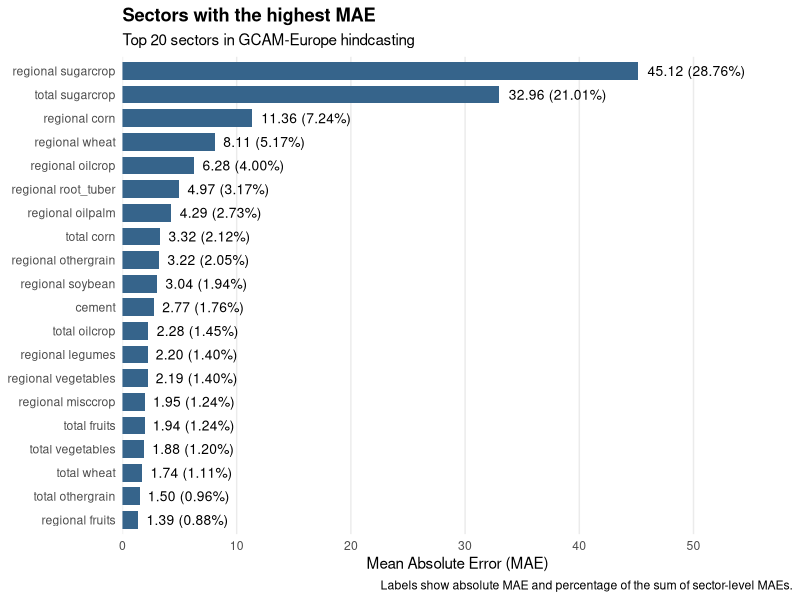
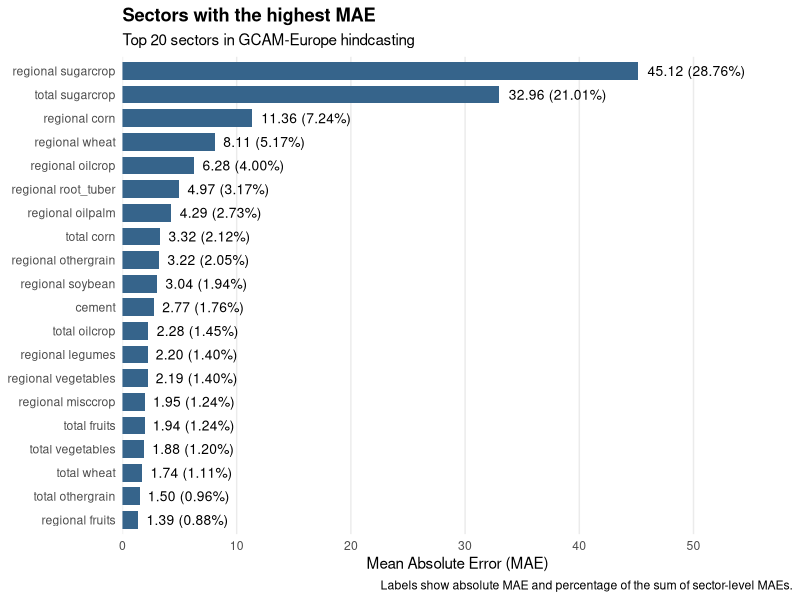

These figures' R source, in order:
library(dplyr)
library(ggplot2)

all_errors_by_sector <- read.csv("Data/errors_by_sector.csv")

#----- calcular porcentaje del MAE total -----

total_MAE_sectors <- sum(all_errors_by_sector$MAE, na.rm = TRUE)

#----- seleccionar los 20 sectores con mayor MAE -----

top_sector_MAE <- all_errors_by_sector %>%
  mutate(
    pct_MAE = MAE / total_MAE_sectors * 100
  ) %>%
  slice_max(order_by = MAE, n = 20, with_ties = FALSE) %>%
  mutate(
    sector = factor(
      sector,
      levels = sector[order(MAE)]
    ),
    label = sprintf("%.2f (%.2f%%)", MAE, pct_MAE)
  )

#----- representar MAE absoluto y porcentaje -----

plot_top_MAE <- ggplot(
  top_sector_MAE,
  aes(x = MAE, y = sector)
) +
  geom_col(fill = "steelblue4", width = 0.75) +
  geom_text(
    aes(label = label),
    hjust = -0.1,
    size = 3.5
  ) +
  labs(
    title = "Sectors with the highest MAE",
    subtitle = "Top 20 sectors in GCAM-Europe hindcasting",
    x = "Mean Absolute Error (MAE)",
    y = NULL,
    caption = paste(
      "Labels show absolute MAE and percentage of the sum",
      "of sector-level MAEs."
    )
  ) +
  scale_x_continuous(
    expand = expansion(mult = c(0, 0.30))
  ) +
  theme_minimal() +
  theme(
    panel.grid.major.y = element_blank(),
    panel.grid.minor = element_blank(),
    plot.title = element_text(face = "bold")
  )

#----- mostrar y guardar -----

print(plot_top_MAE)

ggsave(
  "top_sectors_MAE.png",
  plot_top_MAE,
  width = 12,
  height = 8,
  dpi = 300
)
